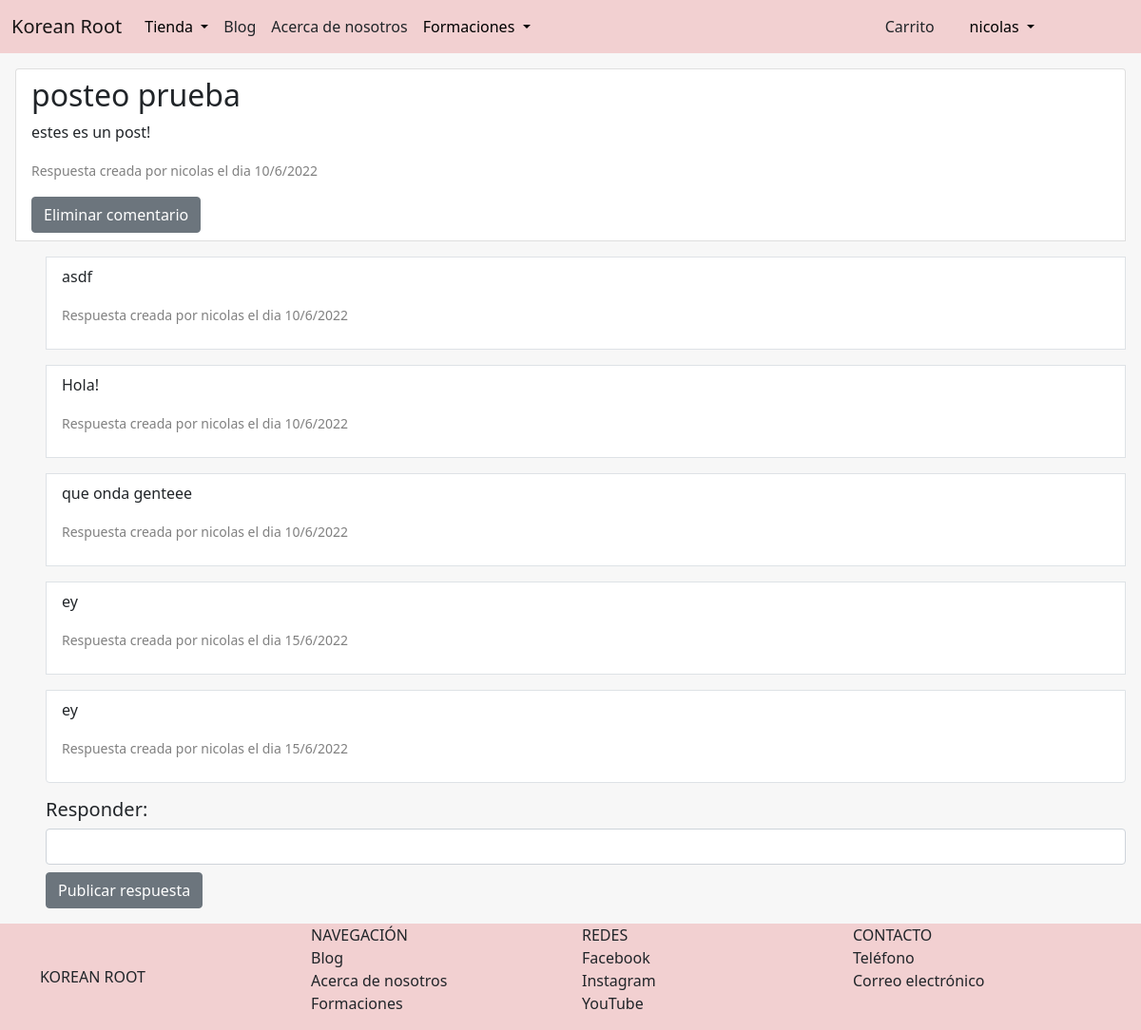
The page /capacitaciones/foro/comentario/respuesta/8 (signed in) on the database as committed earlier.
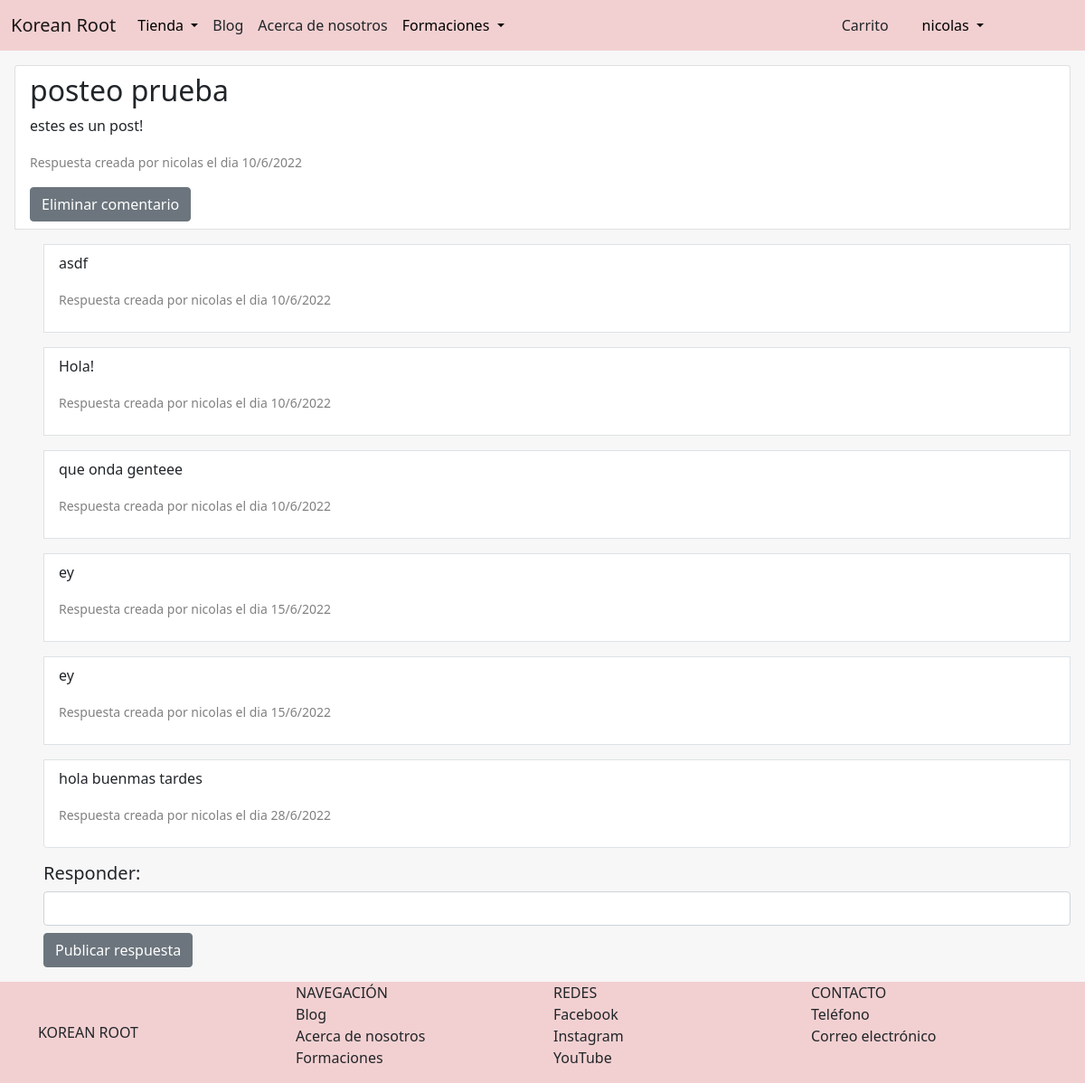
The same page on the database as committed later.
### AppCursos/models.py (models this page shows, shortened)
class RespuestaForo(models.Model):
    usuario = models.ForeignKey(User, on_delete=models.CASCADE)
    cuerpo = models.TextField()
    fecha = models.DateField(auto_now_add=True)
    comentario = models.ForeignKey(ComentarioForo, on_delete=models.CASCADE)

### AppCursos/views.py (the view)
# urls.py: path('foro/comentario/respuesta/<id>', views.crearRespuesta, name="nueva_respuesta"),
@login_required
def crearRespuesta(request, id):
      comentario = ComentarioForo.objects.get(id=id)
      respuestas = RespuestaForo.objects.filter(comentario_id = id)
      usuario = comentario.usuario
      if request.method == 'POST':
            form = RespuestaForoCreationForm(request.POST)
            if form.is_valid():
                  info = form.cleaned_data
                  mi_respuesta = RespuestaForo(usuario = request.user, cuerpo = info['cuerpo'], comentario = comentario)
                  mi_respuesta.save()
                  messages.success(request, 'Respuesta publicada con exito')
                  if usuario != request.user:
                        url = reverse('cursos:nueva_respuesta', kwargs={'id':comentario.id})
                        send_mail(
                              'Recibiste una nueva respuesta en el foro!',
                              f'Hola {usuario.username}, recibiste una nueva respuesta de {request.user.username} a tu publicacion en el foro. \n Podes ver el hilo completo desde http://{request.get_host()}{url}',
                              os.environ.get('EMAIL_USER'),
                              [usuario.email],
                              fail_silently = False,
                        )
                  return render(request, 'AppCursos/crearRespuesta.html', {'comentario': comentario, 'respuestas': respuestas, 'form': RespuestaForoCreationForm()})
      else:
            form = RespuestaForoCreationForm()
      return render(request, 'AppCursos/crearRespuesta.html', {'comentario': comentario, 'respuestas': respuestas, 'form': form})

### AppCursos/forms.py
class RespuestaForoCreationForm(forms.ModelForm):
    cuerpo = forms.CharField(label='')
    class Meta:
        model = RespuestaForo
        fields = ['cuerpo']

### AppCursos/templates/AppCursos/crearRespuesta.html (shortened to what this page needs)
{% extends 'AppTienda/padre.html' %}
{% load static %}
{% load crispy_forms_tags %}
{% block contenidoQueCambia %}
    <div class="list-group">
        <div class="list-group-item" style="margin-top: 1rem; margin-bottom: 1rem; margin-left: 1rem; margin-right: 1rem;">
            <h2>{{comentario.titulo}}</h2>
            <p>{{comentario.cuerpo}}</p>
            <p style="color: grey;"><small>Respuesta creada por {{comentario.usuario}} el dia {{comentario.fecha|date:'d/n/Y'}}</small></p>
            {% if comentario.usuario == request.user %}
                <a class="btn btn-secondary me-md-2" href="{% url 'cursos:eliminar_comentario' id=comentario.id %}" role="button">Eliminar comentario</a>
            {% endif %}
        </div>
            {% if respuestas %}
                {% for respuesta in respuestas %}
                    <div class="list-group-item border" style="margin-bottom: 1rem; margin-left: 3rem; margin-right: 1rem;">
                        <p>{{respuesta.cuerpo}}</p>
                        <p style="color: grey;"><small>Respuesta creada por {{respuesta.usuario}} el dia {{respuesta.fecha|date:'d/n/Y'}}</small></p>
                    </div>
                {% endfor %}
            {% else %}
                <p>Aun no hay respuestas a este comentario.</p>
            {% endif %}
    </div>
    <div class="form-floating mb-3" style="margin-bottom: 1rem; margin-left: 3rem; margin-right: 1rem;">
        <h5>Responder:</h5>
        <form method="POST">
            {{form|crispy}}
            <button type="submit" class="btn btn-secondary me-md-2" style="margin-top: 0.5rem;">Publicar respuesta</button>
        </form>
    </div>
{% endblock %}

Rows that differ between the two databases and show on the page:
added RespuestaForo: cuerpo "hola buenmas tardes", usuario "nicolas", fecha "28/6/2022"
